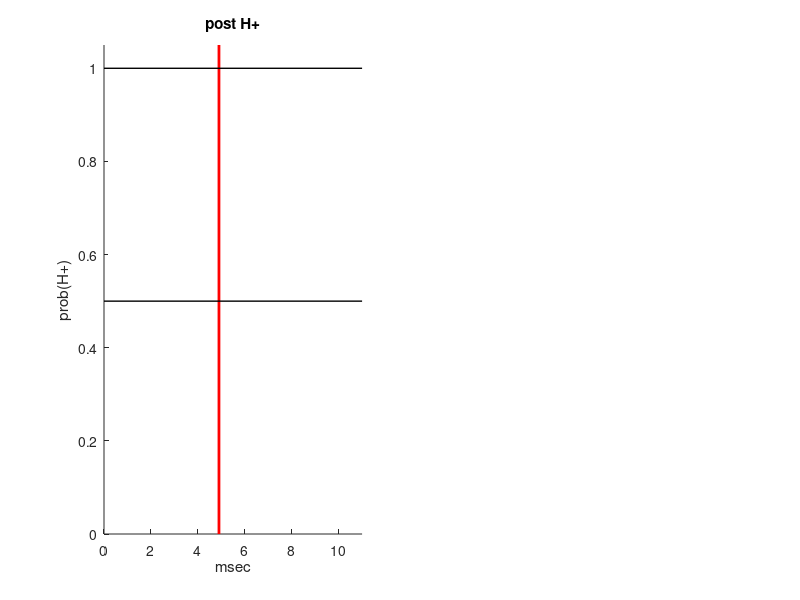

The MATLAB source for this figure: (Note: this script raises an error after producing the figure.)
% This script does the following:
%   1. generate the stimulus for 1 trial of the dynamic clicks task
%   2. evolve the full system with truncated gamma (CP count)
%   3. compute posterior over change point count at several time points
%   4. display a plot with two subplots described below
%       - raster plot of stimulus clicks, with change points marked
%       - posterior mean over CP count with 'error' bars shown at 1stdev
%
% REQUIRED SCRIPTS:
% returnPostH.m
% getlambdahigh.m

clear
%% set parameters
% click rates in Hz
rateLow=0.01;

% time step for forward Euler, in sec
dt=1/10000;
% max allowed change point count
gamma_max=100;
% hyperparameters for Gamma dist over hazard rate
alpha=1;
beta=1;
priorState=[.5,.5];

%trial duration (sec)
T=0.010; %10 msec

%% generate stimulus
lTrain=[];
rTrain=0.0049; % right before 5 msec
cptimes=0.004;


%% call ODE function
%posttimes=1:50;
posttimes=0.001:0.001:T;
%posttimes=[0.1:0.1:.9, posttimes];
posttimes(end)=T-2*dt;

fig=figure(1); 
SP=rTrain(1)*1000; %right click time in msec
ax1=subplot(1,2,1);
hold on
title('post H+')
ylabel('prob(H+)')
xlabel('msec')
xlim([0,11])
ylim([0,1.05])
line([SP SP],get(ax1,'YLim'),'Color',[1 0 0], 'LineWidth',2)
line(get(ax1,'XLim'),[0.5,.5],'Color',[0 0 0], 'LineWidth',1)
line(get(ax1,'XLim'),[1,1],'Color',[0 0 0], 'LineWidth',1)
ax1.FontSize=20;

ax2=subplot(1,2,2);
hold on 
title('post H-')
ylabel('prob(H-)')
xlabel('msec')
xlim([0,11])
ylim([0,1.05])
line([SP SP],get(ax2,'YLim'),'Color',[1 0 0], 'LineWidth',2)
line(get(ax2,'XLim'),[0.5,.5],'Color',[0 0 0], 'LineWidth',1)
line(get(ax2,'XLim'),[1,1],'Color',[0 0 0], 'LineWidth',1)
ax2.FontSize=20;

for snr=[4]
    rateHigh=getlambdahigh(rateLow, snr, true);
    jointPost=returnPostH(lTrain, rTrain, rateLow, rateHigh, T, ...
    gamma_max, posttimes, priorState, alpha, beta, dt, cptimes);

    ax1=subplot(2,2,1);
    ax1.FontSize=20;
    hold on
    plot(1000*(posttimes), jointPost(1,:),'-bo','MarkerSize',10,'LineWidth',2)
    line([SP SP],[0,1],'Color',[1 0 0], 'LineWidth',2)
    line([0,10],[0.5,.5],'Color',[0 0 0], 'LineWidth',1)
    line([0,10],[1,1],'Color',[0 0 0], 'LineWidth',1)
    xlim([0,10])
    ylabel('posterior prob')
    title('H+, a=0')
    
    ax2=subplot(2,2,2);
    ax2.FontSize=20;
    hold on
    plot(1000*(posttimes), jointPost(gamma_max+1,:),'-bo','MarkerSize',10,...
        'LineWidth',2)
    line([SP SP],[0,1],'Color',[1 0 0], 'LineWidth',2)
    line([0,10],[0.5,.5],'Color',[0 0 0], 'LineWidth',1)
    line([0,10],[1,1],'Color',[0 0 0], 'LineWidth',1)
    title('H-, a=0')
    xlim([0,10])
    
    ax3=subplot(2,2,3);
    plot(1000*(posttimes), jointPost(2,:),'-o','LineWidth', ...
        3, 'MarkerSize',8)
    title('H+, a=1')
    xlim([0,10])
    ylabel('posterior prob')
    xlabel('msec')
    ax3.FontSize=20;
    
    ax4=subplot(2,2,4);
    plot(1000*(posttimes), jointPost(gamma_max+2,:),'-o','LineWidth', ...
        3, 'MarkerSize',8)
    xlim([0,10])
    xlabel('msec')
    title('H-, a=1')
    ax4.FontSize=20;
end